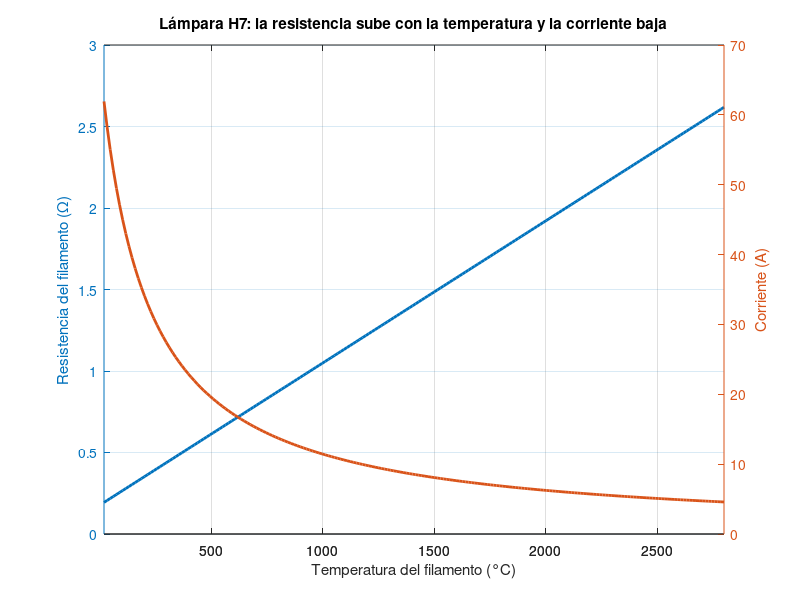
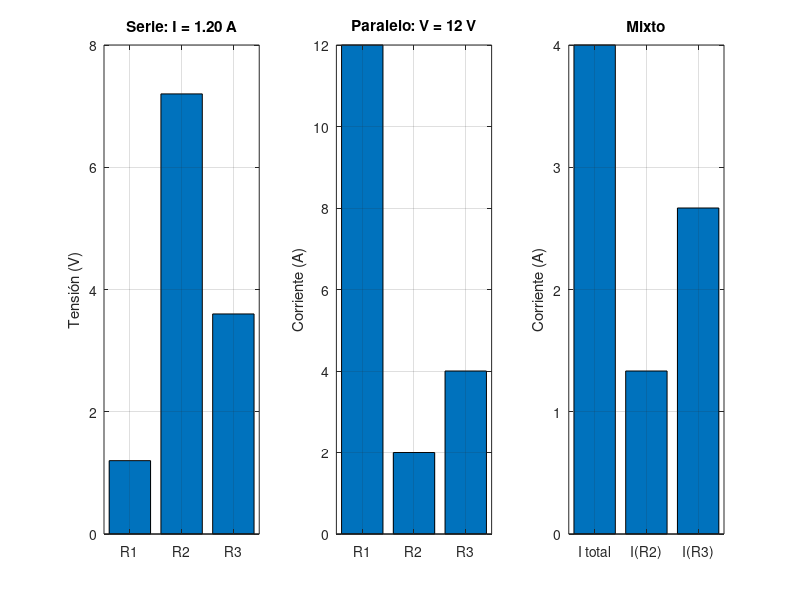
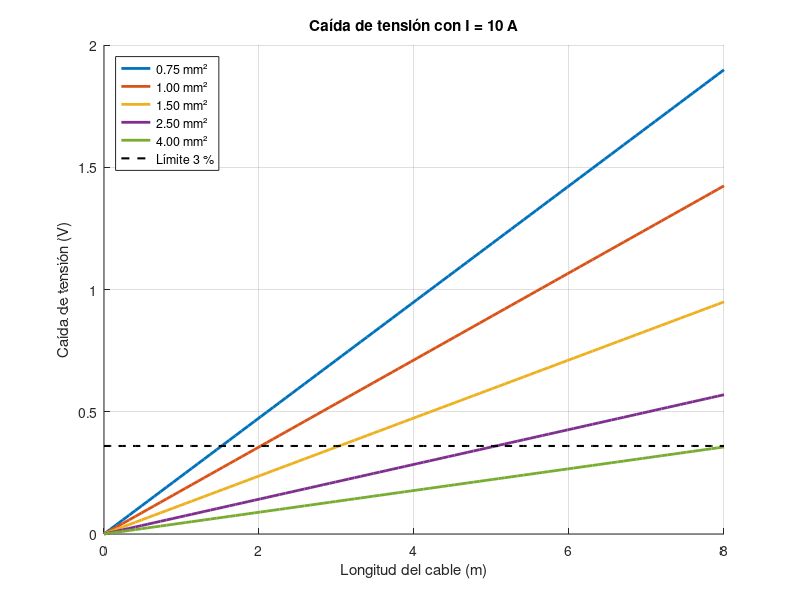
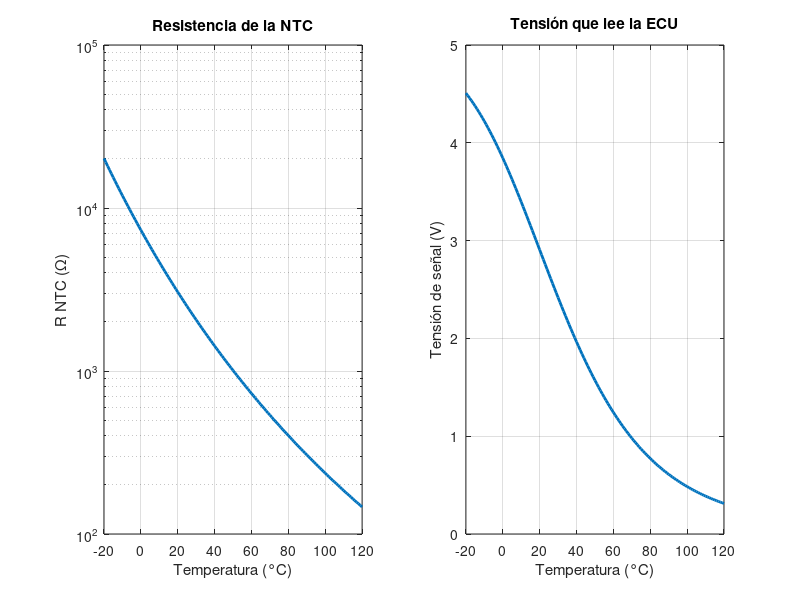

Reproduce these figures in MATLAB, in order.
%% ========================================================================
%  ELECTRICIDAD AUTOMOTRIZ (MA.03.02) · ISTS · PAO Oct 2026 – Feb 2027
%  UNIDAD 1 · Introducción a la electricidad del automóvil y la batería
%  ------------------------------------------------------------------------
%  Simulaciones:
%   1.1 Ley de Ohm y potencia de una lámpara (filamento frío y caliente)
%   1.2 Circuito serie, paralelo y mixto: reparto de tensiones y corrientes
%   1.3 Caída de tensión en un cable según longitud y sección
%   1.4 Divisor de tensión con sensor NTC (cómo lee la ECU la temperatura)
%   1.5 Circuito RL: corriente de un relé o bobina al conectar y desconectar
%   1.6 Batería: descarga con la ley de Peukert
%   1.7 Batería: tensión en bornes durante el arranque y resistencia interna
%   1.8 Batería: carga en dos etapas (corriente constante – tensión constante)
%   1.9 Batería: estado de carga por tensión en reposo y por densidad
%
%  Uso: cambie los datos de la sección «DATOS» de cada bloque y ejecute el
%  bloque con Ctrl+Enter (Ejecutar sección) o todo el archivo con F5.
%  Compatible con MATLAB R2016b o posterior y con GNU Octave (sin toolboxes).
%  Los valores son orientativos y con fines didácticos.
%  Autor: Ing. Miguel Angel Minga González · Material de la asignatura.
%% ========================================================================
clear; close all; clc;
guardarFiguras = false;      % true = guarda cada figura como PNG en la carpeta actual
guardar = @(nombre) [];      %#ok<NASGU>
if guardarFiguras, guardar = @(nombre) print(gcf, '-dpng', '-r150', [nombre '.png']); end

%% 1.1 Ley de Ohm: lámpara de 12 V – 55 W (H7) y el pico de corriente al encender
% DATOS
U       = 12;        % tensión de alimentación (V)
P       = 55;        % potencia nominal de la lámpara (W)
alfa    = 0.0045;    % coeficiente de temperatura del wolframio (1/°C)
T_frio  = 20;        % temperatura del filamento frío (°C)
% CÁLCULOS
I_nom   = P/U;                       % corriente en funcionamiento (A)
R_cal   = U/I_nom;                   % resistencia en caliente (ohm)
T       = linspace(20,2800,200);     % temperatura del filamento (°C)
R_T     = R_cal ./ (1 + alfa*(2800 - T_frio)) .* (1 + alfa*(T - T_frio)); % aproximación lineal
I_T     = U ./ R_T;
fprintf('\n=== 1.1 Lámpara %g W a %g V ===\n', P, U);
fprintf('Corriente nominal: I = P/U = %.2f A\n', I_nom);
fprintf('Resistencia en caliente: R = U/I = %.2f ohm\n', R_cal);
fprintf('Resistencia en frío (aprox.): %.3f ohm -> pico al encender: %.0f A\n', R_T(1), I_T(1));
figure('Name','1.1 Ley de Ohm en una lámpara','Color','w');
[ax,h1,h2] = plotyy(T, R_T, T, I_T); set([h1;h2],'LineWidth',2);
ylabel(ax(1),'Resistencia del filamento (\Omega)'); ylabel(ax(2),'Corriente (A)');
xlabel('Temperatura del filamento (°C)'); grid on;
title('Lámpara H7: la resistencia sube con la temperatura y la corriente baja');
guardar('U1_1_lampara');

%% 1.2 Circuitos serie, paralelo y mixto
% DATOS
U  = 12;            % tensión (V)
R1 = 1; R2 = 6; R3 = 3;   % resistencias (ohm)
% Serie
Rs = R1+R2+R3; Is = U/Rs; Vs = Is*[R1 R2 R3];
% Paralelo
Rp = 1/(1/R1+1/R2+1/R3); Ip = U./[R1 R2 R3];
% Mixto: R1 en serie con (R2 // R3)
R23 = R2*R3/(R2+R3); Rm = R1+R23; Im = U/Rm; V23 = Im*R23; Im2 = V23/R2; Im3 = V23/R3;
fprintf('\n=== 1.2 Circuitos ===\n');
fprintf('SERIE:    Rt = %.2f ohm, I = %.2f A, V1..V3 = %.2f / %.2f / %.2f V (suma %.2f V)\n', Rs, Is, Vs, sum(Vs));
fprintf('PARALELO: Rt = %.3f ohm, I1..I3 = %.2f / %.2f / %.2f A, It = %.2f A\n', Rp, Ip, sum(Ip));
fprintf('MIXTO:    Rt = %.2f ohm, It = %.2f A, V paralelo = %.2f V, I2 = %.2f A, I3 = %.2f A\n', Rm, Im, V23, Im2, Im3);
figure('Name','1.2 Serie, paralelo y mixto','Color','w');
subplot(1,3,1); bar(Vs); set(gca,'XTickLabel',{'R1','R2','R3'}); ylabel('Tensión (V)'); title(sprintf('Serie: I = %.2f A', Is)); grid on;
subplot(1,3,2); bar(Ip); set(gca,'XTickLabel',{'R1','R2','R3'}); ylabel('Corriente (A)'); title(sprintf('Paralelo: V = %g V', U)); grid on;
subplot(1,3,3); bar([Im Im2 Im3]); set(gca,'XTickLabel',{'I total','I(R2)','I(R3)'}); ylabel('Corriente (A)'); title('Mixto'); grid on;
guardar('U1_2_circuitos');

%% 1.3 Caída de tensión en un cable
% DATOS
I     = 10;                 % corriente del consumidor (A)
rho   = 0.0178;             % resistividad del cobre (ohm·mm²/m)
Lmax  = 8;                  % longitud máxima a representar (m)
S     = [0.75 1 1.5 2.5 4]; % secciones normalizadas (mm²)
dUadm = 0.03*12;            % caída admisible: 3 % de 12 V
L = linspace(0, Lmax, 100);
figure('Name','1.3 Caída de tensión en cables','Color','w'); hold on;
for k = 1:numel(S)
    plot(L, rho*L*I/S(k), 'LineWidth', 2, 'DisplayName', sprintf('%.2f mm²', S(k)));
end
plot(L, dUadm*ones(size(L)), 'k--', 'LineWidth', 1.5, 'DisplayName', 'Límite 3 %');
xlabel('Longitud del cable (m)'); ylabel('Caída de tensión (V)'); grid on; legend('Location','northwest');
title(sprintf('Caída de tensión con I = %g A', I));
Smin = rho*Lmax*I/dUadm;
fprintf('\n=== 1.3 Caída de tensión ===\nCon %g m y %g A la sección mínima es %.2f mm²\n', Lmax, I, Smin);
guardar('U1_3_caida_cable');

%% 1.4 Divisor de tensión con NTC (sensor de temperatura del refrigerante)
% DATOS
Vref = 5;          % referencia de la ECU (V)
Rfij = 2200;       % resistencia fija interna de la ECU (ohm)
R25  = 2500;       % resistencia de la NTC a 25 °C (ohm)
B    = 3500;       % constante beta de la NTC (K)
Tc = -20:1:120;  TK = Tc + 273.15;
Rntc = R25 .* exp(B .* (1./TK - 1/298.15));
Vs = Vref .* Rntc ./ (Rntc + Rfij);
figure('Name','1.4 Sensor NTC','Color','w');
subplot(1,2,1); semilogy(Tc, Rntc, 'LineWidth', 2); grid on; xlabel('Temperatura (°C)'); ylabel('R NTC (\Omega)'); title('Resistencia de la NTC');
subplot(1,2,2); plot(Tc, Vs, 'LineWidth', 2); grid on; xlabel('Temperatura (°C)'); ylabel('Tensión de señal (V)'); title('Tensión que lee la ECU');
fprintf('\n=== 1.4 NTC ===\n'); for t = [20 60 90]
    i = find(Tc==t); fprintf('%3d °C: R = %6.0f ohm, señal = %.2f V\n', t, Rntc(i), Vs(i)); end
guardar('U1_4_NTC');

%% 1.5 Circuito RL: corriente en la bobina de un relé (conexión y desconexión)
% DATOS
U = 12; R = 80; L = 0.2;     % relé típico: 80 ohm y 0,2 H
tON = 0.02;                  % tiempo conectado (s)
tau = L/R; t = linspace(0, 3*tON, 600);
i = zeros(size(t)); Ion = U/R*(1-exp(-tON/tau));
i(t<=tON) = U/R*(1-exp(-t(t<=tON)/tau));
i(t>tON)  = Ion*exp(-(t(t>tON)-tON)/(tau/50));    % al abrir, la corriente cae muy rápido (diodo/supresor)
fprintf('\n=== 1.5 Relé ===\nConstante de tiempo tau = L/R = %.2f ms; corriente final %.0f mA\n', tau*1000, U/R*1000);
fprintf('Sin diodo, la f.e.m. de autoinducción al abrir sería U = L·di/dt: varios cientos de voltios.\n');
figure('Name','1.5 Circuito RL','Color','w'); plot(t*1000, i*1000, 'LineWidth', 2); grid on;
xlabel('Tiempo (ms)'); ylabel('Corriente (mA)'); title(sprintf('Bobina de relé: \\tau = %.1f ms', tau*1000));
guardar('U1_5_RL');

%% 1.6 Descarga de la batería: ley de Peukert
% DATOS
C20 = 60;          % capacidad nominal (Ah)
k   = 1.25;        % exponente de Peukert (1,1 – 1,3)
I = logspace(0, log10(300), 60);       % corrientes de 1 a 300 A
t = 20*(C20./(20*I)).^k;               % horas hasta 10,5 V
Cap = I.*t;
figure('Name','1.6 Peukert','Color','w');
subplot(1,2,1); loglog(I, t, 'LineWidth', 2); grid on; xlabel('Corriente (A)'); ylabel('Tiempo hasta 10,5 V (h)'); title('Autonomía');
subplot(1,2,2); semilogx(I, Cap, 'LineWidth', 2); grid on; xlabel('Corriente (A)'); ylabel('Capacidad aprovechable (Ah)'); title(sprintf('C_{20} = %g Ah, k = %.2f', C20, k));
fprintf('\n=== 1.6 Peukert ===\nA 3 A: %.1f h; a 50 A: %.0f min; a 200 A: %.1f min\n', ...
        20*(C20/60)^k, 60*20*(C20/1000)^k, 60*20*(C20/4000)^k);
guardar('U1_6_Peukert');

%% 1.7 Tensión en bornes durante el arranque
% DATOS
E0 = 12.6;                      % tensión en vacío (V)
Ri = [0.005 0.010 0.020 0.040]; % resistencias internas a comparar (ohm): nueva → agotada
I  = 0:5:400;
figure('Name','1.7 Arranque','Color','w'); hold on;
for r = Ri, plot(I, E0 - I*r, 'LineWidth', 2, 'DisplayName', sprintf('Ri = %.0f m\\Omega', r*1000)); end
plot(I, 9.6*ones(size(I)), 'k--', 'LineWidth', 1.5, 'DisplayName', 'Mínimo 9,6 V');
grid on; xlabel('Corriente de arranque (A)'); ylabel('Tensión en bornes (V)'); legend('Location','southwest');
title('U = E_0 − I·R_i: la batería agotada no sostiene la tensión');
guardar('U1_7_arranque');

%% 1.8 Carga en dos etapas: corriente constante y tensión constante (CC–CV)
% DATOS
C   = 60;          % capacidad (Ah)
SOC0 = 0.30;       % estado de carga inicial
Ic  = 0.1*C;       % corriente de carga en la etapa CC (A)
Vcv = 14.4;        % tensión de la etapa CV (V)
Rint = 0.02;       % resistencia interna en carga (ohm)
dt = 1/60;         % paso de 1 minuto (h)
ocv = @(s) 11.9 + 0.8*s + 0.9*max(0,s-0.8).^2*5;     % tensión de reposo aproximada
SOC = SOC0; tt = 0; Ib = []; Vb = []; S = []; T = [];
while SOC < 0.995 && tt < 24
    V_cc = ocv(SOC) + Ic*Rint;
    if V_cc < Vcv, I = Ic; V = V_cc; else, I = max((Vcv - ocv(SOC))/Rint, 0.2); V = Vcv; end
    SOC = min(1, SOC + 0.9*I*dt/C);   % rendimiento de carga 0,9
    Ib(end+1) = I; Vb(end+1) = V; S(end+1) = SOC; T(end+1) = tt; tt = tt + dt; %#ok<SAGROW>
end
figure('Name','1.8 Carga CC-CV','Color','w');
subplot(2,1,1); [ax,h1,h2] = plotyy(T, Ib, T, Vb); set([h1;h2],'LineWidth',2);
ylabel(ax(1),'Corriente (A)'); ylabel(ax(2),'Tensión (V)'); grid on; title('Carga en dos etapas: CC y luego CV');
subplot(2,1,2); plot(T, S*100, 'LineWidth', 2); grid on; xlabel('Tiempo (h)'); ylabel('Estado de carga (%)');
fprintf('\n=== 1.8 Carga CC-CV ===\nDel %.0f %% al 99 %% en %.1f h (I = %.1f A, CV = %.1f V)\n', SOC0*100, tt, Ic, Vcv);
guardar('U1_8_carga');

%% 1.9 Estado de carga por tensión en reposo y por densidad
% DATOS
V_medida = 12.40;     % tensión en reposo medida (V)
d_medida = 1.215;     % densidad leída (g/cm³)
T_electr = 35;        % temperatura del electrolito (°C)
d25  = d_medida + 0.0007*(T_electr - 25);           % corrección a 25 °C
SOCd = (d25 - 1.12)/0.16*100;
SOCv = (V_medida - 11.9)/(12.7-11.9)*100;
fprintf('\n=== 1.9 Estado de carga ===\nPor tensión: %.0f %%; por densidad corregida (%.3f): %.0f %%\n', SOCv, d25, SOCd);
s = 0:100; figure('Name','1.9 Estado de carga','Color','w');
subplot(1,2,1); plot(s, 11.9+0.008*s, 'LineWidth', 2); hold on; plot(SOCv, V_medida, 'ro', 'MarkerSize', 9, 'LineWidth', 2);
grid on; xlabel('Estado de carga (%)'); ylabel('Tensión en reposo (V)'); title('Tensión en reposo');
subplot(1,2,2); plot(s, 1.12+0.0016*s, 'LineWidth', 2); hold on; plot(SOCd, d25, 'ro', 'MarkerSize', 9, 'LineWidth', 2);
grid on; xlabel('Estado de carga (%)'); ylabel('Densidad a 25 °C (g/cm³)'); title('Densidad del electrolito');
guardar('U1_9_SOC');
